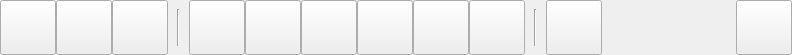
<?xml version="1.0" encoding="UTF-8"?>
<ui version="4.0">
 <class>FisheyeBottomBar</class>
 <widget class="QWidget" name="FisheyeBottomBar">
  <property name="geometry">
   <rect>
    <x>0</x>
    <y>0</y>
    <width>792</width>
    <height>55</height>
   </rect>
  </property>
  <property name="windowTitle">
   <string>Form</string>
  </property>
  <layout class="QHBoxLayout" name="horizontalLayout">
   <property name="spacing">
    <number>0</number>
   </property>
   <property name="leftMargin">
    <number>0</number>
   </property>
   <property name="topMargin">
    <number>0</number>
   </property>
   <property name="rightMargin">
    <number>0</number>
   </property>
   <property name="bottomMargin">
    <number>0</number>
   </property>
   <item>
    <widget class="MyIconToolButton" name="toolButton_ceil">
     <property name="sizePolicy">
      <sizepolicy hsizetype="Fixed" vsizetype="Expanding">
       <horstretch>0</horstretch>
       <verstretch>0</verstretch>
      </sizepolicy>
     </property>
     <property name="text">
      <string/>
     </property>
     <property name="iconSize">
      <size>
       <width>48</width>
       <height>48</height>
      </size>
     </property>
     <property name="checked">
      <bool>false</bool>
     </property>
    </widget>
   </item>
   <item>
    <widget class="MyIconToolButton" name="toolButton_wall">
     <property name="sizePolicy">
      <sizepolicy hsizetype="Fixed" vsizetype="Expanding">
       <horstretch>0</horstretch>
       <verstretch>0</verstretch>
      </sizepolicy>
     </property>
     <property name="text">
      <string/>
     </property>
     <property name="iconSize">
      <size>
       <width>48</width>
       <height>48</height>
      </size>
     </property>
    </widget>
   </item>
   <item>
    <widget class="MyIconToolButton" name="toolButton_flat">
     <property name="sizePolicy">
      <sizepolicy hsizetype="Fixed" vsizetype="Expanding">
       <horstretch>0</horstretch>
       <verstretch>0</verstretch>
      </sizepolicy>
     </property>
     <property name="text">
      <string/>
     </property>
     <property name="iconSize">
      <size>
       <width>48</width>
       <height>48</height>
      </size>
     </property>
    </widget>
   </item>
   <item>
    <layout class="QHBoxLayout" name="horizontalLayout_7">
     <property name="leftMargin">
      <number>9</number>
     </property>
     <property name="topMargin">
      <number>9</number>
     </property>
     <property name="rightMargin">
      <number>9</number>
     </property>
     <property name="bottomMargin">
      <number>9</number>
     </property>
     <item>
      <widget class="Line" name="line_3">
       <property name="orientation">
        <enum>Qt::Vertical</enum>
       </property>
      </widget>
     </item>
    </layout>
   </item>
   <item>
    <widget class="MyIconToolButton" name="toolButton_1O">
     <property name="sizePolicy">
      <sizepolicy hsizetype="Fixed" vsizetype="Expanding">
       <horstretch>0</horstretch>
       <verstretch>0</verstretch>
      </sizepolicy>
     </property>
     <property name="text">
      <string/>
     </property>
     <property name="iconSize">
      <size>
       <width>48</width>
       <height>48</height>
      </size>
     </property>
    </widget>
   </item>
   <item>
    <widget class="MyIconToolButton" name="toolButton_1P">
     <property name="sizePolicy">
      <sizepolicy hsizetype="Fixed" vsizetype="Expanding">
       <horstretch>0</horstretch>
       <verstretch>0</verstretch>
      </sizepolicy>
     </property>
     <property name="text">
      <string/>
     </property>
     <property name="iconSize">
      <size>
       <width>48</width>
       <height>48</height>
      </size>
     </property>
    </widget>
   </item>
   <item>
    <widget class="MyIconToolButton" name="toolButton_2P">
     <property name="sizePolicy">
      <sizepolicy hsizetype="Fixed" vsizetype="Expanding">
       <horstretch>0</horstretch>
       <verstretch>0</verstretch>
      </sizepolicy>
     </property>
     <property name="text">
      <string/>
     </property>
     <property name="iconSize">
      <size>
       <width>48</width>
       <height>48</height>
      </size>
     </property>
    </widget>
   </item>
   <item>
    <widget class="MyIconToolButton" name="toolButton_4R">
     <property name="sizePolicy">
      <sizepolicy hsizetype="Fixed" vsizetype="Expanding">
       <horstretch>0</horstretch>
       <verstretch>0</verstretch>
      </sizepolicy>
     </property>
     <property name="text">
      <string/>
     </property>
     <property name="iconSize">
      <size>
       <width>48</width>
       <height>48</height>
      </size>
     </property>
    </widget>
   </item>
   <item>
    <widget class="MyIconToolButton" name="toolButton_1O3R">
     <property name="sizePolicy">
      <sizepolicy hsizetype="Fixed" vsizetype="Expanding">
       <horstretch>0</horstretch>
       <verstretch>0</verstretch>
      </sizepolicy>
     </property>
     <property name="text">
      <string/>
     </property>
     <property name="iconSize">
      <size>
       <width>48</width>
       <height>48</height>
      </size>
     </property>
    </widget>
   </item>
   <item>
    <widget class="MyIconToolButton" name="toolButton_1P3R">
     <property name="sizePolicy">
      <sizepolicy hsizetype="Fixed" vsizetype="Expanding">
       <horstretch>0</horstretch>
       <verstretch>0</verstretch>
      </sizepolicy>
     </property>
     <property name="text">
      <string/>
     </property>
     <property name="iconSize">
      <size>
       <width>48</width>
       <height>48</height>
      </size>
     </property>
    </widget>
   </item>
   <item>
    <layout class="QHBoxLayout" name="horizontalLayout_5">
     <property name="leftMargin">
      <number>9</number>
     </property>
     <property name="topMargin">
      <number>9</number>
     </property>
     <property name="rightMargin">
      <number>9</number>
     </property>
     <property name="bottomMargin">
      <number>9</number>
     </property>
     <item>
      <widget class="Line" name="line_2">
       <property name="orientation">
        <enum>Qt::Vertical</enum>
       </property>
      </widget>
     </item>
    </layout>
   </item>
   <item>
    <widget class="MyIconToolButton" name="toolButton_fish_track">
     <property name="enabled">
      <bool>true</bool>
     </property>
     <property name="sizePolicy">
      <sizepolicy hsizetype="Fixed" vsizetype="Expanding">
       <horstretch>0</horstretch>
       <verstretch>0</verstretch>
      </sizepolicy>
     </property>
     <property name="text">
      <string/>
     </property>
     <property name="iconSize">
      <size>
       <width>48</width>
       <height>48</height>
      </size>
     </property>
    </widget>
   </item>
   <item>
    <spacer name="horizontalSpacer_3">
     <property name="orientation">
      <enum>Qt::Horizontal</enum>
     </property>
     <property name="sizeHint" stdset="0">
      <size>
       <width>181</width>
       <height>20</height>
      </size>
     </property>
    </spacer>
   </item>
   <item>
    <widget class="MyToolButton" name="toolButton_close">
     <property name="sizePolicy">
      <sizepolicy hsizetype="Fixed" vsizetype="Expanding">
       <horstretch>0</horstretch>
       <verstretch>0</verstretch>
      </sizepolicy>
     </property>
     <property name="text">
      <string/>
     </property>
     <property name="icon">
      <iconset resource="../resource/resource.qrc">
       <normaloff>:/fisheye2/fisheye2/Exit_white.png</normaloff>:/fisheye2/fisheye2/Exit_white.png</iconset>
     </property>
     <property name="iconSize">
      <size>
       <width>48</width>
       <height>48</height>
      </size>
     </property>
    </widget>
   </item>
  </layout>
 </widget>
 <customwidgets>
  <customwidget>
   <class>MyIconToolButton</class>
   <extends>QToolButton</extends>
   <header>myicontoolbutton.h</header>
  </customwidget>
  <customwidget>
   <class>MyToolButton</class>
   <extends>QToolButton</extends>
   <header>mytoolbutton.h</header>
  </customwidget>
 </customwidgets>
 <resources>
  <include location="../resource/resource.qrc"/>
 </resources>
 <connections/>
</ui>
